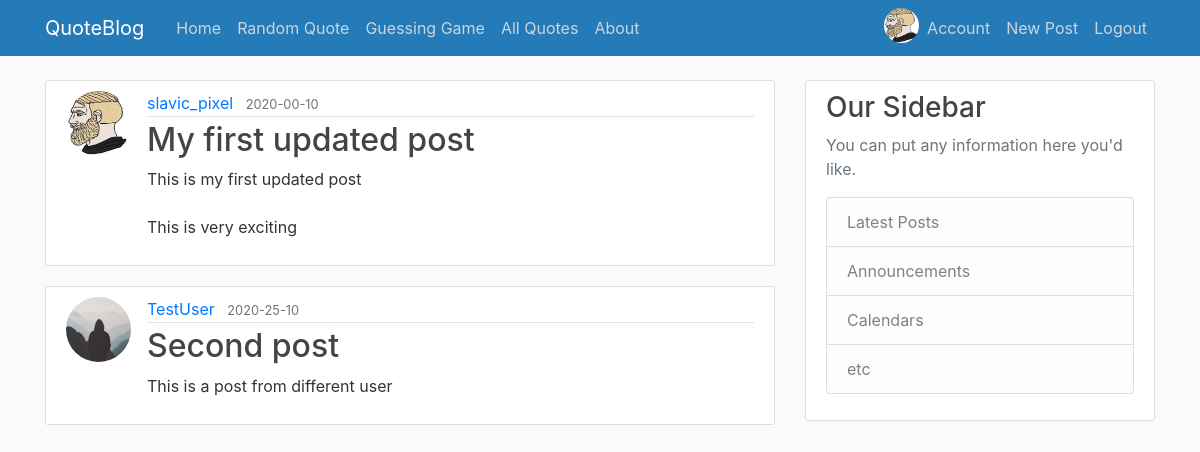
Screenshot of /home (signed in) with the database file from the repository.
### quoteblog/models.py (models this page shows, shortened)
class User(db.Model, UserMixin):
    id = db.Column(db.Integer, primary_key=True)
    username = db.Column(db.String(20), unique=True, nullable=False)
    email = db.Column(db.String(120), unique=True, nullable=False)
    image_file = db.Column(db.String(20), nullable=False, default='default.jpg')
    password = db.Column(db.String(60), nullable=False)
    posts = db.relationship('Post', backref='author', lazy=True)

class Post(db.Model):
    id = db.Column(db.Integer, primary_key=True)
    title =  db.Column(db.String(100), nullable=False)
    date_posted = db.Column(db.DateTime, nullable=False, default=datetime.utcnow)
    content = db.Column(db.Text, nullable=False)
    user_id = db.Column(db.Integer, db.ForeignKey('user.id'), nullable=False)

### quoteblog/routes.py (the view)
@app.route("/")
@app.route("/home")
def home():
    posts = Post.query.all()
    return render_template('home.html', posts=posts)

### quoteblog/models.py (called while the page is built)
@login_manager.user_loader
def load_user(user_id):
    return User.query.get(int(user_id))

### quoteblog/templates/home.html
{% extends "layout.html" %}
{% block content %}
    {% for post in posts %}
        <article class="media content-section">
          <img class="rounded-circle article-img" src="{{ url_for('static', filename='profile_pics/' + post.author.image_file) }}">
          <div class="media-body">
            <div class="article-metadata">
              <a class="mr-2" href="#">{{ post.author.username }}</a>
              <small class="text-muted">{{ post.date_posted.strftime('%Y-%M-%d') }}</small>
            </div>
            <h2><a class="article-title" href="{{ url_for('post', post_id=post.id) }}">{{ post.title }}</a></h2>
            <p class="article-content">{{ post.content }}</p>
          </div>
        </article>
    {% endfor %}
{% endblock content %}

### quoteblog/templates/layout.html (shortened to what this page needs)
<!doctype html>
<html lang="en">
  <head>
    <link rel="stylesheet" href="https://stackpath.bootstrapcdn.com/bootstrap/4.3.1/css/bootstrap.min.css">
    <link rel="stylesheet" type="text/css" href="{{ url_for('static', filename='main.css') }}">
</head>
<body>
    <header class="site-header">
        <nav class="navbar navbar-expand-md navbar-dark bg-steel fixed-top">
          <div class="container">
            <a class="navbar-brand mr-4" href="/">QuoteBlog</a>
            <div class="collapse navbar-collapse" id="navbarToggle">
              <div class="navbar-nav mr-auto">
                <a class="nav-item nav-link" href="{{ url_for('home') }}">Home</a>
                <a class="nav-item nav-link" href="{{ url_for('random_pick') }}">Random Quote</a>
                <a class="nav-item nav-link" href="{{ url_for('guess') }}">Guessing Game</a>
                <a class="nav-item nav-link" href="{{ url_for('allquotes') }}">All Quotes</a>
                <a class="nav-item nav-link" href="{{ url_for('about') }}">About</a>
              </div>
              <div class="navbar-nav">
                {% if current_user.is_authenticated %}
                <a href="{{ url_for('account') }}"><img class="rounded-circle account-img-nav" src="{{ url_for('static', filename='profile_pics/' + current_user.image_file) }}"></a>
                  <a class="nav-item nav-link" href="{{ url_for('account') }}">Account</a>
                  <a class="nav-item nav-link" href="{{ url_for('new_post') }}">New Post</a>
                  <a class="nav-item nav-link" href="{{ url_for('logout') }}">Logout</a>
                {% else %}
                  <a class="nav-item nav-link" href="{{ url_for('login') }}">Login</a>
                  <a class="nav-item nav-link" href="{{ url_for('register') }}">Register</a>
                {% endif %}
              </div>
            </div>
          </div>
        </nav>
      </header>
      <main role="main" class="container">
        <div class="row">
          <div class="col-md-8">
            {% block content %}{% endblock %}
          </div>
          <div class="col-md-4">
            <div class="content-section">
              <h3>Our Sidebar</h3>
              <p class='text-muted'>You can put any information here you'd like.
                <ul class="list-group">
                  <li class="list-group-item list-group-item-light">Latest Posts</li>
                  <li class="list-group-item list-group-item-light">Announcements</li>
                  <li class="list-group-item list-group-item-light">Calendars</li>
                  <li class="list-group-item list-group-item-light">etc</li>
                </ul>
              </p>
            </div>
          </div>
        </div>
      </main>
</body>
</html>

### quoteblog/static/main.css (style rules this page uses)
body { background: #fafafa; color: #333333; margin-top: 5rem; }
h1, h2, h3, h4, h5, h6 { color: #444444; }
.bg-steel { background-color: #257ab8; }
.site-header .navbar-nav .nav-link { color: #cbd5db; }
.content-section { background: #ffffff; padding: 10px 20px; border: 1px solid #dddddd; border-radius: 3px; margin-bottom: 20px; }
.article-title { color: #444444; }
.article-content { white-space: pre-line; }
.article-img { height: 65px; width: 65px; margin-right: 16px; }
.article-metadata { padding-bottom: 1px; margin-bottom: 4px; border-bottom: 1px solid #e3e3e3 }
.account-img-nav { height: 35px; width: 35px; }

### rows the page displays
User: image_file (picture)
Post: image_file (picture), author.username "slavic_pixel", date_posted "2020-00-10", title "My first updated post", content "This is my first updated post This is very exciting"
Post: image_file (placeholder picture), author.username "TestUser", date_posted "2020-25-10", title "Second post", content "This is a post from different user"
